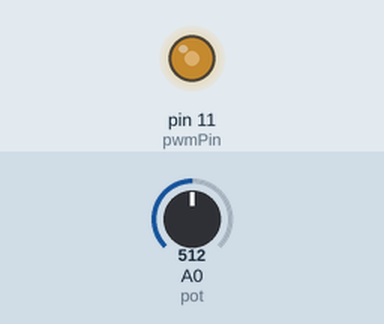
This sketch was run on a simulated Arduino Uno, built with avr-gcc and run on an emulated ATmega328P. On the bench: output pins drawn as LEDs (lit = HIGH). The inputs (shaded band) are chosen by the test bench; at power-on: A0 (pot) = 512.

Above: at 1.2 s.
1.3 s: A0 (pot) set to 716
At 1.9 s:
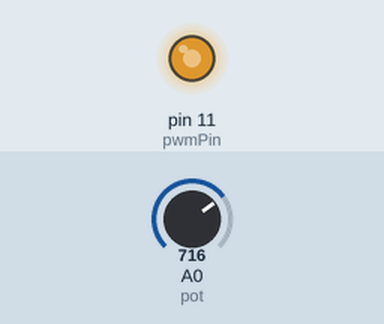
2.8 s: A0 (pot) set to 900
At 3.2 s:
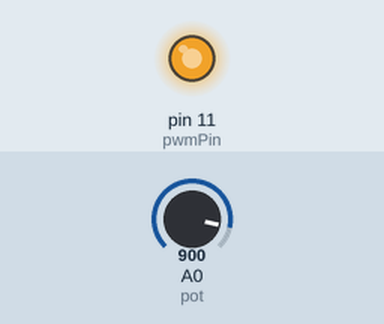
4.3 s: A0 (pot) set to 122
At 5.5 s:
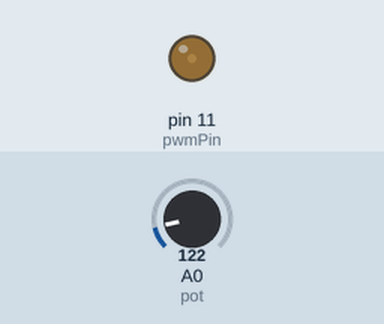
5.8 s: A0 (pot) set to 0
At 6.9 s:
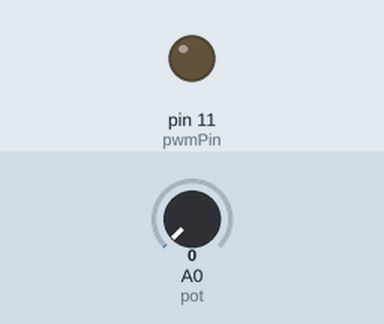
7.3 s: A0 (pot) set to 511
At 8.1 s:
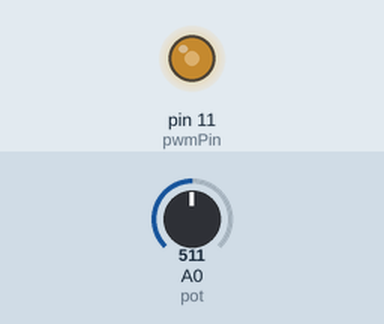
Timing chart, 0 to 9.8 s (numbered marks = the images above; inputs shaded):
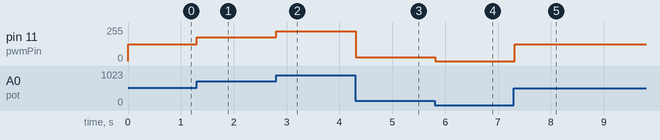

Measured:
- after the input at 1.3 s, pin 11 (pwmPin): 127/255 → 178/255 at once
- after the input at 2.8 s, pin 11 (pwmPin): 178/255 → 224/255 at once
- after the input at 4.3 s, pin 11 (pwmPin): 224/255 → 30/255 at once
- after the input at 5.8 s, pin 11 (pwmPin): 30/255 → 0/255 at once
- after the input at 7.3 s, pin 11 (pwmPin): 0/255 → 127/255 at once

The sketch:

pwm_stuff.ino
```cpp
#define pot A0
#define pwmPin 11
int potRead = 0;
int pwmOut = 0;


void setup() {
  // put your setup code here, to run once:
pinMode(pwmPin, OUTPUT);
}

void loop() {
  // put your main code here, to run repeatedly:
potRead = analogRead(pot);
pwmOut = map(potRead,0,1024,0,255);
analogWrite(pwmPin,pwmOut);
delay(100);
}
```
